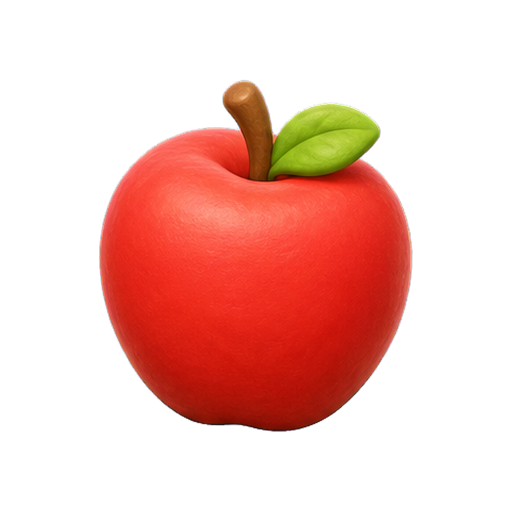
#> input picture docs/assets/design-expansion-v2/drag-success/source/apple.png, 1024 x 1024 px, found by its file name (shown at 1/2 size)
$ python generate_task_props_v2.py
#> lines starting #> are read from the running program, lines starting #| are printed output that depends on the picture
from __future__ import annotations

import json
import shutil
from pathlib import Path

from PIL import Image, ImageDraw, ImageFont


ROOT = Path(__file__).resolve().parents[5]
OUT = ROOT / "docs/assets/design-expansion-v2/task-props-v2"
PACK_A = ROOT / "docs/assets/production-pack-a"
PACK_B = ROOT / "docs/assets/production-pack-b"
DARK_BG = (5, 26, 32)


PROPS = [
    {
        "id": "prop_apple_drag",
        "name": "apple",
        "source": "docs/assets/production-pack-b/sprites/apple.png",
        "interaction_type": "drag",
        "task_sentence": "Put the apple in the glowing spot.",
        "recommended_use": "Draggable food object for collect, sort, or place-on-target tasks.",
        "hit_area": {"x": 72, "y": 62, "width": 368, "height": 388},
    },
    {
        "id": "prop_ball_drag",
        "name": "ball",
        "source": "docs/assets/production-pack-b/sprites/ball.png",
        "interaction_type": "drag",
        "task_sentence": "Move the ball to the play spot.",
        "recommended_use": "Round draggable object with strong 72 px readability.",
        "hit_area": {"x": 70, "y": 70, "width": 372, "height": 372},
    },
    {
        "id": "prop_gift_drag",
        "name": "gift",
        "source": "docs/assets/production-pack-b/sprites/gift.png",
        "interaction_type": "drag",
        "task_sentence": "Carry the gift to the finish light.",
        "recommended_use": "Reward-adjacent draggable object for task completion moments.",
        "hit_area": {"x": 78, "y": 86, "width": 356, "height": 340},
    },
    {
        "id": "prop_flower_drag",
        "name": "flower",
        "source": "docs/assets/production-pack-b/sprites/flower.png",
        "interaction_type": "drag",
        "task_sentence": "Place the flower on the desk.",
        "recommended_use": "Gentle draggable prop for calmer desk/workbench tasks.",
        "hit_area": {"x": 92, "y": 58, "width": 328, "height": 392},
    },
    {
        "id": "prop_key_drag",
        "name": "key",
        "source": "docs/assets/production-pack-b/sprites/key.png",
        "interaction_type": "drag",
        "task_sentence": "Drag the key to the door.",
        "recommended_use": "Thin object with generous hit area for toddler-friendly dragging.",
        "hit_area": {"x": 68, "y": 96, "width": 376, "height": 314},
    },
    {
        "id": "prop_star_drag",
        "name": "star",
        "source": "docs/assets/production-pack-b/sprites/star.png",
        "interaction_type": "drag",
        "task_sentence": "Move the star into the tray.",
        "recommended_use": "Simple high-contrast draggable token.",
        "hit_area": {"x": 72, "y": 72, "width": 368, "height": 368},
    },
    {
        "id": "prop_bell_click",
        "name": "bell",
        "source": "docs/assets/production-pack-b/sprites/bell.png",
        "interaction_type": "click",
        "task_sentence": "Tap the bell.",
        "recommended_use": "Click/tap prompt with a later ring animation hook.",
        "hit_area": {"x": 72, "y": 66, "width": 368, "height": 378},
    },
    {
        "id": "prop_lamp_click",
        "name": "lamp",
        "source": "docs/assets/production-pack-b/sprites/lamp.png",
        "interaction_type": "click",
        "task_sentence": "Turn on the lamp.",
        "recommended_use": "Click/tap object that can connect to the accepted lamp animation.",
        "hit_area": {"x": 90, "y": 52, "width": 334, "height": 402},
    },
    {
        "id": "prop_faucet_click",
        "name": "faucet",
        "source": "docs/assets/production-pack-b/sprites/faucet.png",
        "interaction_type": "click",
        "task_sentence": "Turn off the faucet.",
        "recommended_use": "Click/tap object that can connect to the accepted faucet animation.",
        "hit_area": {"x": 54, "y": 116, "width": 404, "height": 280},
    },
    {
        "id": "prop_door_click",
        "name": "door",
        "source": "docs/assets/production-pack-b/sprites/door.png",
        "interaction_type": "click",
        "task_sentence": "Open the door.",
        "recommended_use": "Click/tap object that can connect to the accepted door animation.",
        "hit_area": {"x": 92, "y": 50, "width": 330, "height": 406},
    },
    {
        "id": "prop_drum_click",
        "name": "drum",
        "source": "docs/assets/production-pack-b/sprites/drum.png",
        "interaction_type": "click",
        "task_sentence": "Tap the drum.",
        "recommended_use": "Click/tap object with clear cause-effect sound/motion potential.",
        "hit_area": {"x": 70, "y": 76, "width": 372, "height": 360},
    },
    {
        "id": "prop_rocket_click",
        "name": "rocket",
        "source": "docs/assets/production-pack-b/sprites/rocket.png",
        "interaction_type": "click",
        "task_sentence": "Launch the rocket.",
        "recommended_use": "Click/tap object for celebratory task transitions.",
        "hit_area": {"x": 94, "y": 52, "width": 326, "height": 408},
    },
    {
        "id": "prop_train_click",
        "name": "train",
        "source": "docs/assets/production-pack-b/sprites/train.png",
        "interaction_type": "click",
        "task_sentence": "Start the train.",
        "recommended_use": "Click/tap object for short movement or sound feedback.",
        "hit_area": {"x": 40, "y": 98, "width": 432, "height": 314},
    },
    {
        "id": "prop_duck_find",
        "name": "duck",
        "source": "docs/assets/production-pack-b/sprites/duck.png",
        "interaction_type": "find",
        "task_sentence": "Find the duck.",
        "recommended_use": "Search target with a strong silhouette and warm color.",
        "hit_area": {"x": 72, "y": 84, "width": 368, "height": 344},
    },
    {
        "id": "prop_cup_find",
        "name": "cup",
        "source": "docs/assets/production-pack-b/sprites/cup.png",
        "interaction_type": "find",
        "task_sentence": "Find the cup.",
        "recommended_use": "Search target with a broad, readable shape.",
        "hit_area": {"x": 62, "y": 92, "width": 388, "height": 324},
    },
    {
        "id": "prop_cake_find",
        "name": "cake",
        "source": "docs/assets/production-pack-b/sprites/cake.png",
        "interaction_type": "find",
        "task_sentence": "Find the cake.",
        "recommended_use": "Search target with layered detail that still reads at small size.",
        "hit_area": {"x": 64, "y": 92, "width": 384, "height": 332},
    },
    {
        "id": "prop_hat_find",
        "name": "hat",
        "source": "docs/assets/production-pack-b/sprites/hat.png",
        "interaction_type": "find",
        "task_sentence": "Find the hat.",
        "recommended_use": "Search target with a distinct color cap and bow silhouette.",
        "hit_area": {"x": 62, "y": 104, "width": 388, "height": 300},
    },
    {
        "id": "prop_heart_find",
        "name": "heart",
        "source": "docs/assets/production-pack-b/sprites/heart.png",
        "interaction_type": "find",
        "task_sentence": "Find the heart.",
        "recommended_use": "Search target for reward or care-themed tasks.",
        "hit_area": {"x": 64, "y": 74, "width": 384, "height": 364},
    },
    {
        "id": "prop_rainbow_find",
        "name": "rainbow",
        "source": "docs/assets/production-pack-b/sprites/rainbow.png",
        "interaction_type": "find",
        "task_sentence": "Find the rainbow.",
        "recommended_use": "Search target with high color contrast and recognizable arch shape.",
        "hit_area": {"x": 36, "y": 126, "width": 440, "height": 254},
    },
    {
        "id": "prop_pencil_find",
        "name": "pencil",
        "source": "docs/assets/production-pack-b/sprites/pencil.png",
        "interaction_type": "find",
        "task_sentence": "Find the pencil.",
        "recommended_use": "Search target that supports desk/workbench semantics.",
        "hit_area": {"x": 100, "y": 54, "width": 312, "height": 404},
    },
]


# [10 lines left out: function font, not called in this run]


def clear_out_dir() -> None:
    for child in ["props", "contact-sheets"]:
        path = OUT / child
        if path.exists():
            shutil.rmtree(path)
        path.mkdir(parents=True, exist_ok=True)


def alpha_bbox(image: Image.Image) -> tuple[int, int, int, int]:
    alpha = image.getchannel("A")
    bbox = alpha.point(lambda p: 255 if p > 8 else 0).getbbox()
    if bbox is None:
        raise ValueError("source has no visible alpha")
    return bbox


def sanitize_chroma_pixels(image: Image.Image) -> int:
    pixels = image.load()
    changed = 0
    for y in range(image.height):
        for x in range(image.width):
            r, g, b, a = pixels[x, y]
            if a == 0:
                continue
            if (r, g, b) == (255, 0, 255):
                pixels[x, y] = (235, 91, 220, a)
                changed += 1
            elif (r, g, b) == (0, 255, 0):
                pixels[x, y] = (72, 206, 107, a)
                changed += 1
    return changed


def normalize_source(source: Path) -> tuple[Image.Image, dict[str, int], int]:
    image = Image.open(source).convert("RGBA")
#> image is the input picture: PIL image 1024x1024 RGBA; mean R, G, B, A 66.5, 20.6, 13.2, 79.1
    chroma_changed = sanitize_chroma_pixels(image)
#> after the loop in sanitize_chroma_pixels, `for y in range(image.height):`: changed = 9
#> chroma_changed = 9
    bbox = alpha_bbox(image)
#> in alpha_bbox, `alpha = image.getchannel("A")`:
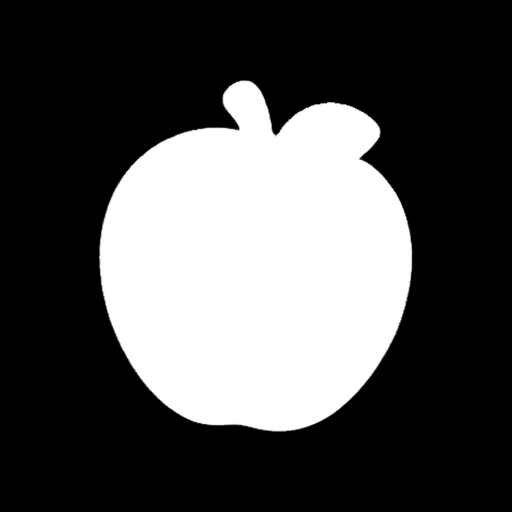
#> alpha: PIL image 1024x1024 L (shown at 1/2 size); min 0, max 255, mean 79.1
#> in alpha_bbox, `bbox = alpha.point(lambda p: 255 if p > 8 else 0).getbbox()`: bbox = (198, 159, 826, 864)
#> bbox = (198, 159, 826, 864)
    crop = image.crop(bbox)
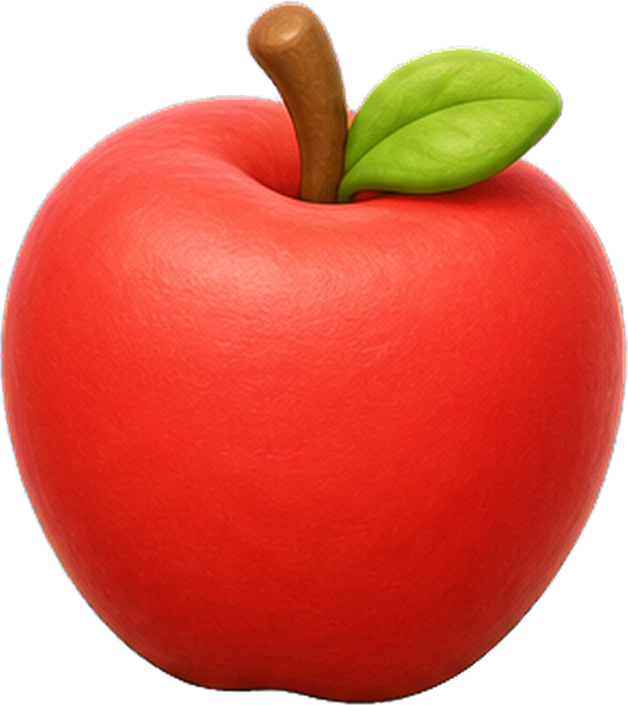
#> crop: PIL image 628x705 RGBA; mean R, G, B, A 157.5, 48.7, 31.1, 187.3; transparent parts drawn white
    target_max = 382
    scale = min(target_max / crop.width, target_max / crop.height)
#> scale = 0.542
    new_size = (max(1, round(crop.width * scale)), max(1, round(crop.height * scale)))
#> new_size = (340, 382)
    resized = crop.resize(new_size, Image.Resampling.LANCZOS)
    canvas = Image.new("RGBA", (512, 512), (0, 0, 0, 0))
#> canvas: PIL image 512x512 RGBA; every value is 0
    canvas.alpha_composite(resized, ((512 - new_size[0]) // 2, (512 - new_size[1]) // 2))
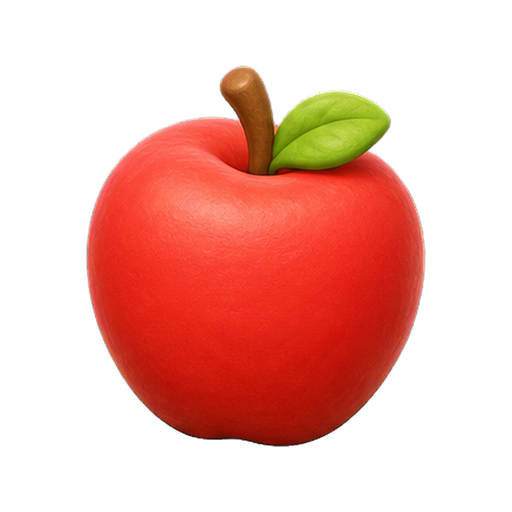
#> canvas: PIL image 512x512 RGBA; mean R, G, B, A 78.1, 24.2, 15.4, 92.8; transparent parts drawn white
    chroma_changed += sanitize_chroma_pixels(canvas)
#> chroma_changed = 22
    out_bbox = alpha_bbox(canvas)
#> in alpha_bbox (call 2), `alpha = image.getchannel("A")`:
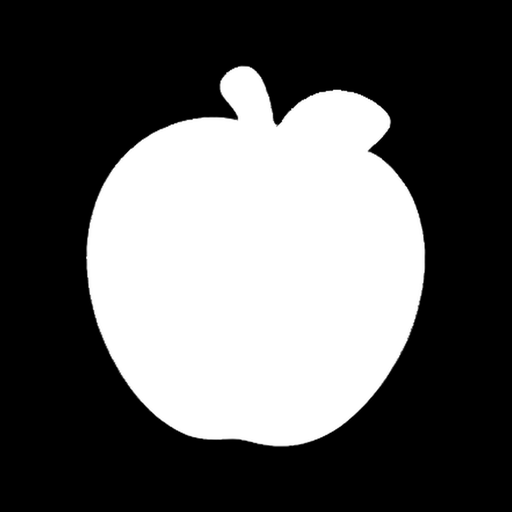
#> alpha: PIL image 512x512 L; min 0, max 255, mean 92.8
#> in alpha_bbox (call 2), `bbox = alpha.point(lambda p: 255 if p > 8 else 0).getbbox()`: bbox = (86, 65, 426, 447)
#> out_bbox = (86, 65, 426, 447)
    margins = {
        "left": out_bbox[0],
        "top": out_bbox[1],
        "right": 512 - out_bbox[2],
        "bottom": 512 - out_bbox[3],
    }
#> margins = {'left': 86, 'top': 65, 'right': 86, 'bottom': 65}
    return canvas, margins, chroma_changed


def draw_label(draw: ImageDraw.ImageDraw, xy: tuple[int, int], text: str, size: int, fill: tuple[int, int, int], bold: bool = False) -> None:
    draw.text(xy, text, font=font(size, bold), fill=fill)


# [190 lines left out: functions draw_wrapped, make_contact_sheet, make_readme, make_rationale, validate, not called in this run]


def main() -> None:
    clear_out_dir()
    records: list[dict] = []
    total_chroma_changed = 0
    for prop in PROPS:
        source = ROOT / prop["source"]
        if not source.exists():
            raise FileNotFoundError(source)
        image, margins, chroma_changed = normalize_source(source)
#> margins = {'left': 86, 'top': 65, 'right': 86, 'bottom': 65}; chroma_changed = 22
        total_chroma_changed += chroma_changed
#> total_chroma_changed = 22
        out_file = OUT / "props" / f"{prop['id']}.png"
        image.save(out_file, optimize=True)
        rec = {
            **prop,
            "file": str(out_file.relative_to(ROOT)),
            "size_px": [512, 512],
            "mode": "RGBA",
            "frame_count": 1,
            "fps": None,
            "loop": False,
            "anchor": {"x": 0.5, "y": 0.5},
            "bounds": margins,
            "source_reuse": "accepted production-pack-b sprite normalized to 512 px transparent prop",
        }
        records.append(rec)
#> pass 2 of the loop in main, `for prop in PROPS:`:
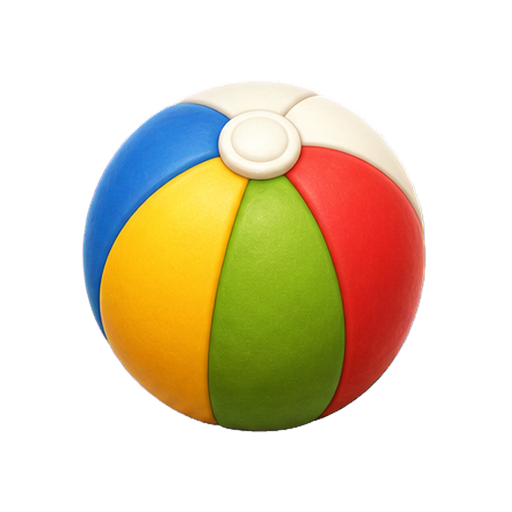
#> input picture docs/assets/design-expansion-v2/secret-word-motion-samples/source/ball.png, 1024 x 1024 px, found by its file name (shown at 1/2 size)
#> in normalize_source, image is the input picture: PIL image 1024x1024 RGBA; mean R, G, B, A 65, 52.8, 27.9, 92
#> in normalize_source (call 2), `chroma_changed = sanitize_chroma_pixels(image)`: chroma_changed = 4
#> alpha: PIL image 1024x1024 L
#> in normalize_source (call 2), `bbox = alpha_bbox(image)`: bbox = (164, 159, 853, 865)
#> crop: PIL image 689x706 RGBA
#> resized: PIL image 373x382 RGBA
#> in normalize_source (call 2), `canvas.alpha_composite(resized, ((512 - new_size[0]) // 2, (512 - new_..`:
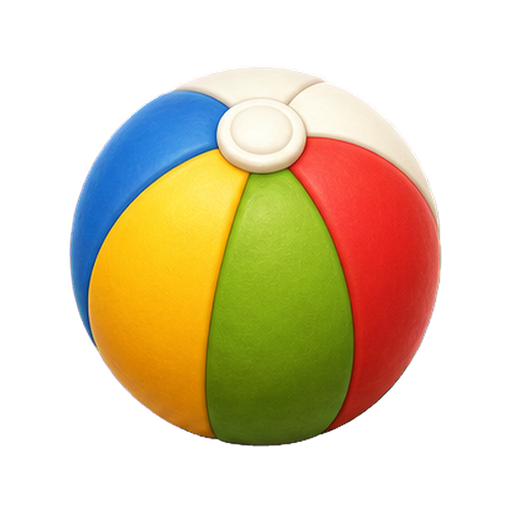
#> canvas: PIL image 512x512 RGBA; mean R, G, B, A 76.2, 61.8, 32.6, 107.8; transparent parts drawn white
#> in normalize_source (call 2), `chroma_changed += sanitize_chroma_pixels(canvas)`: chroma_changed = 19
#> in alpha_bbox (call 4), `alpha = image.getchannel("A")`:
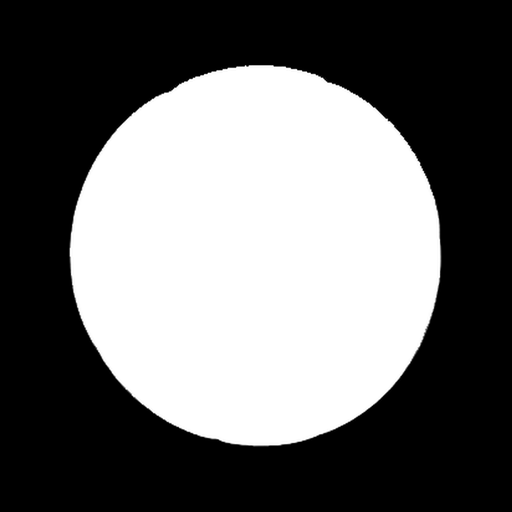
#> alpha: PIL image 512x512 L; min 0, max 255, mean 107.8
#> in alpha_bbox (call 4), `bbox = alpha.point(lambda p: 255 if p > 8 else 0).getbbox()`: bbox = (69, 65, 442, 447)
#> in normalize_source (call 2), `margins = { "left": out_bbox[0], "top": out_bbox[1], "right": 512 - ou..`: margins = {'left': 69, 'top': 65, 'right': 70, 'bottom': 65}
#> in main, `image, margins, chroma_changed = normalize_source(source)`: chroma_changed = 19
#> total_chroma_changed = 41

    validation = validate(records)
    manifest = {
        "pack_id": "design-expansion-v2-task-props-v2",
        "card_id": "WTJ-20260704-064",
        "created_by": "Designer 1 / Automation:worktime-justin-design-loop",
        "status": "PM review candidate",
        "style_baseline": [
            "docs/assets/sprites/sprite-style-guide.md",
            "docs/assets/production-pack-a/manifest.json",
            "docs/assets/production-pack-b/manifest.json",
            "docs/assets/production-animations-v1/manifest.json",
        ],
        "contact_sheet": "docs/assets/design-expansion-v2/task-props-v2/contact-sheets/task-props-v2-contact-sheet.png",
        "excluded_due_to_recent_feedback": ["basket", "dog", "treasure"],
        "props": records,
        "validation": {
            **validation,
            "source_exact_chroma_pixels_recolored": total_chroma_changed,
            "small_preview_sizes_shown_px": [128, 72],
        },
        "handoff_note": "Design review only. PM should route a separate TL integration card if selected.",
    }
    (OUT / "manifest.json").write_text(json.dumps(manifest, indent=2, ensure_ascii=False) + "\n", encoding="utf-8")
    make_contact_sheet(records)
    make_readme(records)
    make_rationale(records, validation)
    print(json.dumps(validation, ensure_ascii=False, indent=2))


if __name__ == "__main__":
#> (the run stopped early here; a loop or call above may not have finished)
